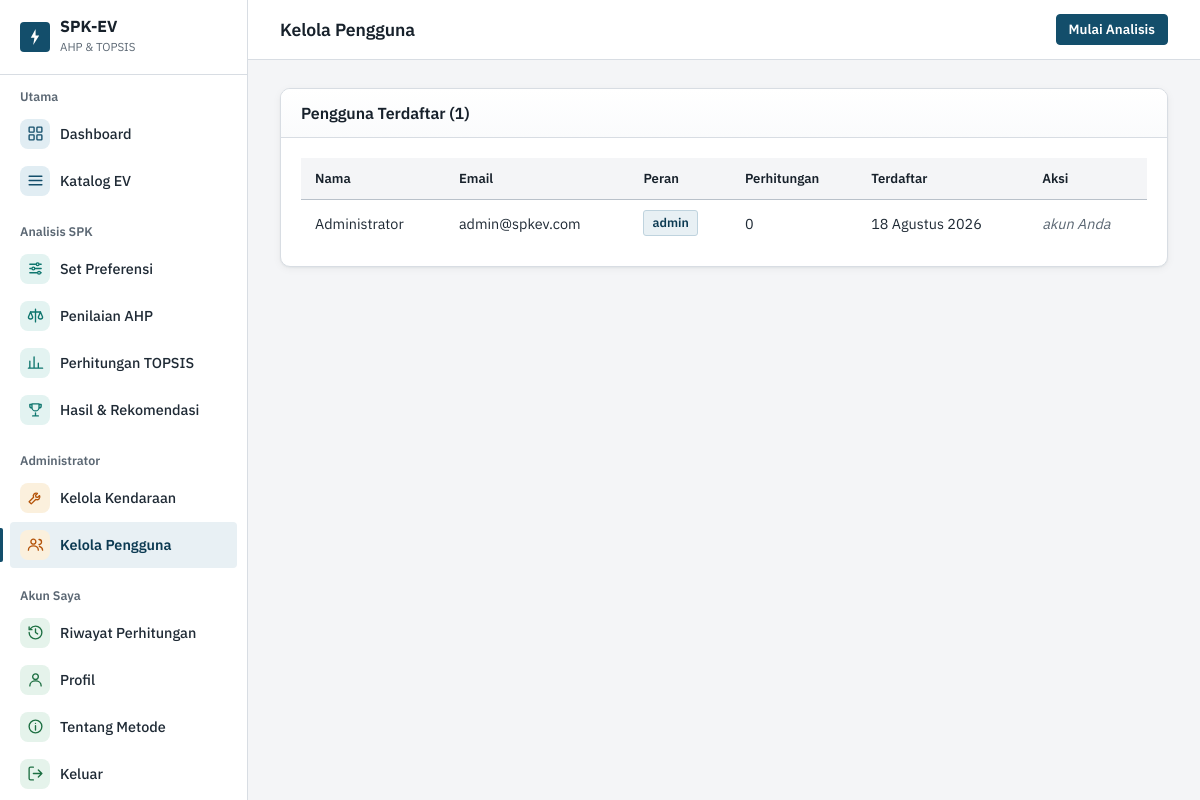
/pages/admin_user.php (signed in), run on the app's committed database.
### tables this page shows
CREATE TABLE IF NOT EXISTS users (
    id          INT AUTO_INCREMENT PRIMARY KEY,
    nama        VARCHAR(100) NOT NULL,
    email       VARCHAR(150) UNIQUE NOT NULL,
    password    VARCHAR(255) NOT NULL,
    role        ENUM('user','admin') DEFAULT 'user',
    created_at  TIMESTAMP DEFAULT CURRENT_TIMESTAMP
);

### includes/functions.php (called while the page is built, shortened)
<?php
function clean($val) {
    return htmlspecialchars(trim((string)$val), ENT_QUOTES, 'UTF-8');
}
function fetchAll($sql, $params = [], $types = '') {
    $conn = db();
    if (empty($params)) {
        $res = $conn->query($sql);
        return $res ? $res->fetch_all(MYSQLI_ASSOC) : [];
    }
    $stmt = $conn->prepare($sql);
    $stmt->bind_param($types, ...$params);
    $stmt->execute();
    return $stmt->get_result()->fetch_all(MYSQLI_ASSOC);
}
function tglIndonesia($datetime) {
    $bulan = ['', 'Januari','Februari','Maret','April','Mei','Juni',
              'Juli','Agustus','September','Oktober','November','Desember'];
    $ts = strtotime($datetime);
    return date('d', $ts) . ' ' . $bulan[(int)date('m', $ts)] . ' ' . date('Y', $ts);
}
?>

### pages/admin_user.php (the view, shortened to what this page needs)
<?php
require_once __DIR__ . '/../includes/functions.php';
$meId      = (int)$_SESSION['user_id'];
$users = fetchAll("SELECT u.id, u.nama, u.email, u.role, u.created_at,
                          (SELECT COUNT(*) FROM history_perhitungan h WHERE h.user_id = u.id) AS jml_hitung
                   FROM users u ORDER BY u.created_at DESC");
include __DIR__ . '/../includes/header.php';
include __DIR__ . '/../includes/navbar.php';
?>
<div class="card fade-up">
  <div class="card-header"><h3>Pengguna Terdaftar (<?= count($users) ?>)</h3></div>
  <div class="card-body">
    <div class="table-wrap">
      <table>
        <thead><tr><th>Nama</th><th>Email</th><th>Peran</th><th>Perhitungan</th><th>Terdaftar</th><th>Aksi</th></tr></thead>
        <tbody>
        <?php foreach ($users as $u): ?>
          <tr>
            <td><?= clean($u['nama']) ?></td><td><?= clean($u['email']) ?></td>
            <td><span class="badge <?= $u['role'] === 'admin' ? 'badge-blue' : 'badge-green' ?>"><?= clean($u['role']) ?></span></td>
            <td><?= (int)$u['jml_hitung'] ?></td><td><?= tglIndonesia($u['created_at']) ?></td>
            <td style="white-space:nowrap">
              <?php if ((int)$u['id'] !== $meId): ?>
              <form method="POST" style="display:inline"><?= csrf_field() ?>
                <input type="hidden" name="aksi" value="role"><input type="hidden" name="id" value="<?= (int)$u['id'] ?>">
                <button class="btn btn-outline btn-sm" type="submit"><?= $u['role'] === 'admin' ? 'Jadikan User' : 'Jadikan Admin' ?></button></form>
              <form method="POST" style="display:inline" onsubmit="return confirm('Hapus pengguna ini beserta riwayatnya?')"><?= csrf_field() ?>
                <input type="hidden" name="aksi" value="hapus"><input type="hidden" name="id" value="<?= (int)$u['id'] ?>">
                <button class="btn btn-danger btn-sm" type="submit">Hapus</button></form>
              <?php else: ?><em style="color:var(--text-muted)">akun Anda</em><?php endif; ?>
            </td>
          </tr>
        <?php endforeach; ?>
        </tbody>
      </table>
    </div>
  </div>
</div>
<?php include __DIR__ . '/../includes/footer.php'; ?>

### assets/css/style.css (style rules this page uses)
:root { --primary: #134E6B; --primary-dark: #0C3A52; --primary-light: #E8F0F4; --secondary: #17212B; --accent: #9A5B0B; --danger: #B3261E; --info: #134E6B; --warning: #9A5B0B; --success: #1D6F42; --bg: #F4F5F7; --card: #FFFFFF; --text: #1F2A35; --text-muted: #5B6773; --border: #D8DDE3; --border-strong: #B9C1CA; --sidebar-w: 248px; --radius: 6px; --radius-sm: 4px; --shadow: none; --shadow-md: 0 2px 8px rgba(23,33,43,0.08); --shadow-lg: 0 8px 24px rgba(23,33,43,0.12); --transition: background-color .15s ease, border-color .15s ease, color .15s ease; }
*, *::before, *::after { margin:0; padding:0; box-sizing:border-box; }
html { -webkit-text-size-adjust: 100%; }
body { font-family: 'IBM Plex Sans', 'Segoe UI', system-ui, -apple-system, Arial, sans-serif; background: var(--bg); color: var(--text); line-height: 1.6; font-size: 15px; font-variant-numeric: tabular-nums; -webkit-font-smoothing: antialiased; }
h1, h2, h3, h4 { line-height: 1.25; letter-spacing: -0.005em; }
.card { background: var(--card); border: 1px solid var(--border); border-radius: var(--radius); overflow: hidden; }
.card-header { padding: 14px 20px; border-bottom: 1px solid var(--border); display: flex; align-items: center; justify-content: space-between; gap: 12px; }
.card-header h3 { font-size: 1rem; font-weight: 600; color: var(--secondary); }
.card-body { padding: 20px; }
.table-wrap { overflow-x: auto; }
table { width: 100%; border-collapse: collapse; font-size: .9rem; }
thead th { background: var(--bg); padding: 10px 14px; text-align: left; font-size: .82rem; font-weight: 600; color: var(--secondary); border-bottom: 1px solid var(--border-strong); white-space: nowrap; }
tbody td { padding: 10px 14px; border-bottom: 1px solid var(--border); color: var(--text); vertical-align: middle; }
tbody tr:last-child td { border-bottom: none; }
.badge { display: inline-flex; align-items: center; padding: 2px 8px; border-radius: 3px; font-size: .78rem; font-weight: 600; white-space: nowrap; border: 1px solid transparent; }
.badge-blue { background: var(--primary-light); color: var(--primary-dark); border-color: #BFD3DE; }
.fade-up, .fade-up-d1, .fade-up-d2, .fade-up-d3 { animation: none; }
:root { --teal: #0F766E; --teal-bg: #E3F3F1; --amber: #B45309; --amber-bg: #FBF0DD; --green: #1D6F42; --green-bg: #E5F3EB; --blue: #134E6B; --blue-bg: #E1EDF3; --shadow-card: 0 1px 2px rgba(23,33,43,.05), 0 2px 8px rgba(23,33,43,.05); }
.card, .filter-bar { box-shadow: var(--shadow-card); border-radius: 10px; }
.card-header { background: linear-gradient(#fff, #FAFBFC); }
.card-header h3 { display: flex; align-items: center; gap: 8px; }

### data on the page
users: nama "Administrator", email "admin@spkev.com", role "admin", jml_hitung "0", created_at "18 Agustus 2026", shows "akun Anda"

### other printed values
$pageTitle "Kelola Pengguna"
count($users) "1"
